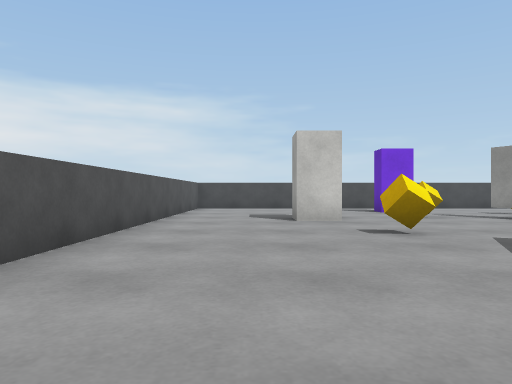
view 1 (above)

18 first-person views from a walk through a Unity game level. The camera is 0.64 m above the floor, looks level and sees 70° across. The floor is counted in squares, 1 m on a side. Each view is taken from the middle of a square. On the plan, view 1 faces up. The plan holds only what a view shows up to about 10 squares ahead; the rest is blank. The player character is not drawn. Surface patterns are stand-ins for the level's own textures.

view 2
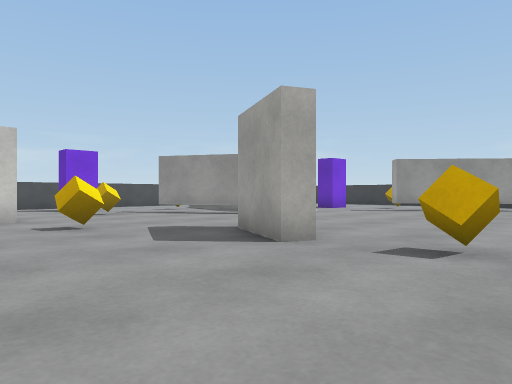

view 3
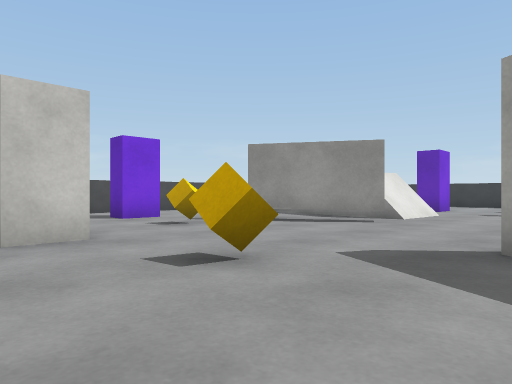

view 4
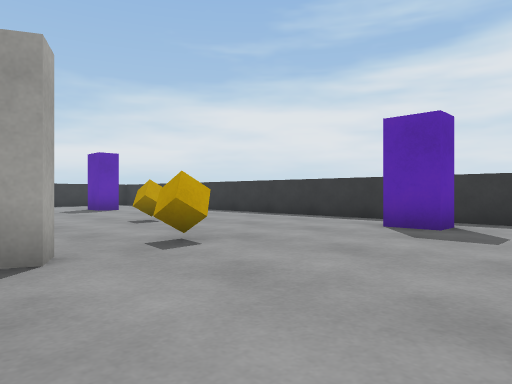

view 5
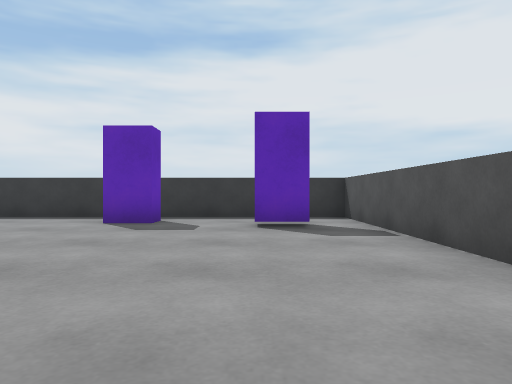

view 6
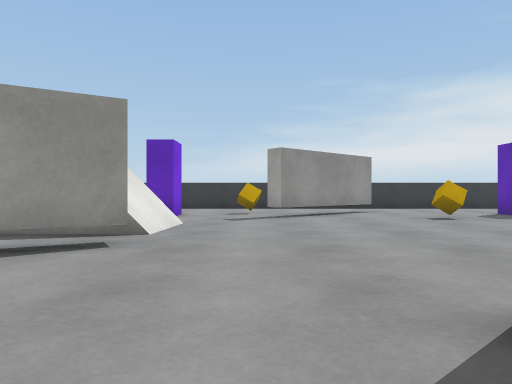

view 7
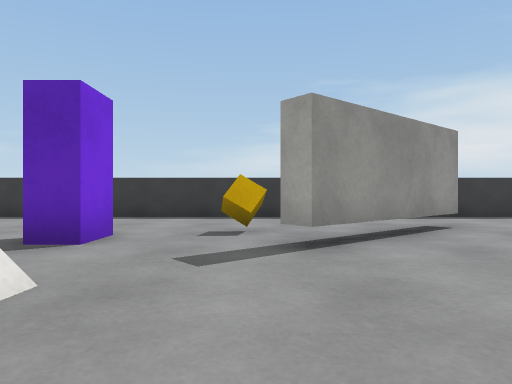

view 8
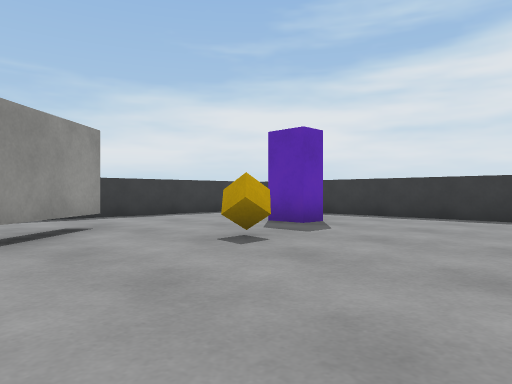

view 9
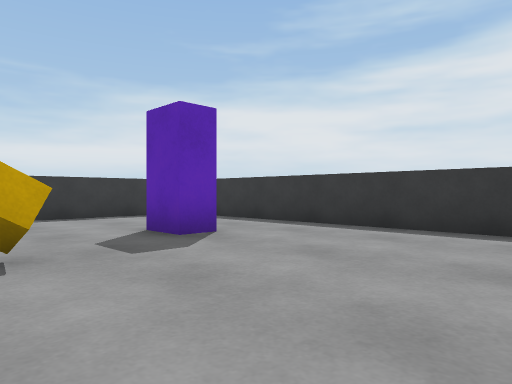

view 10
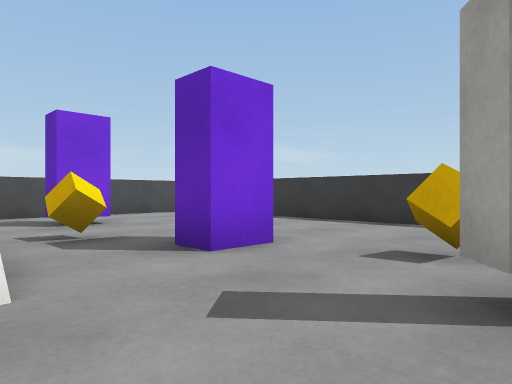

view 11
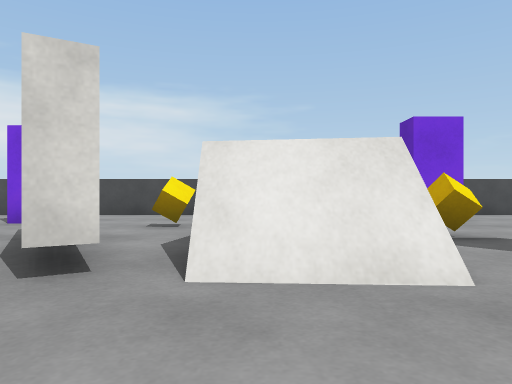

view 12
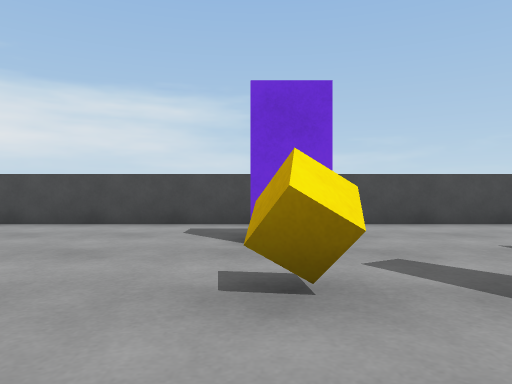

view 13
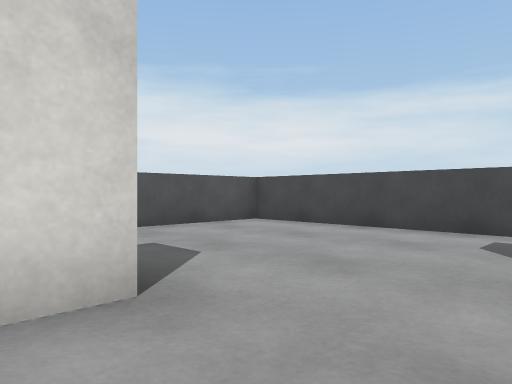

view 14
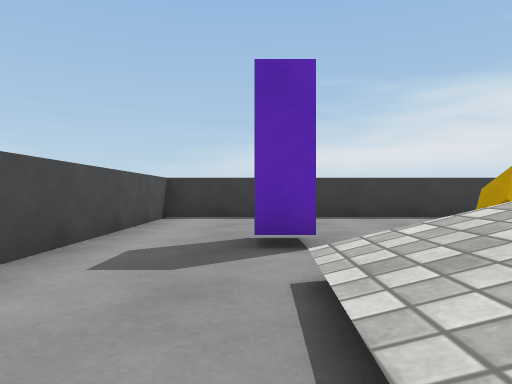

view 15
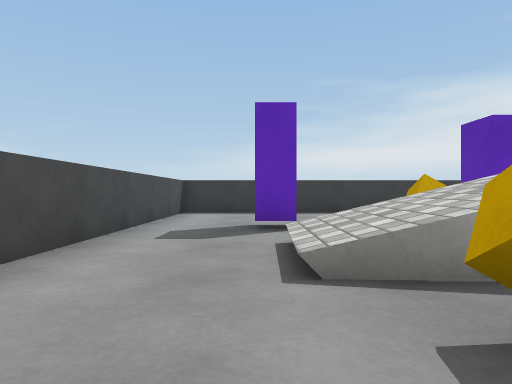

view 16
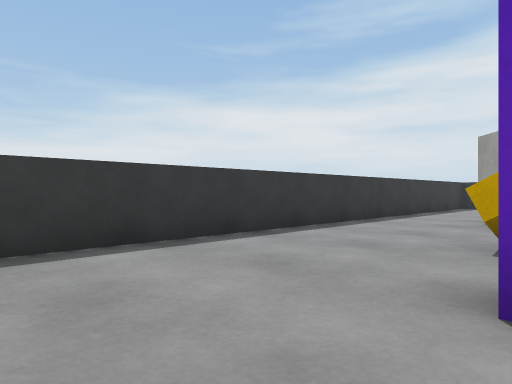

view 17
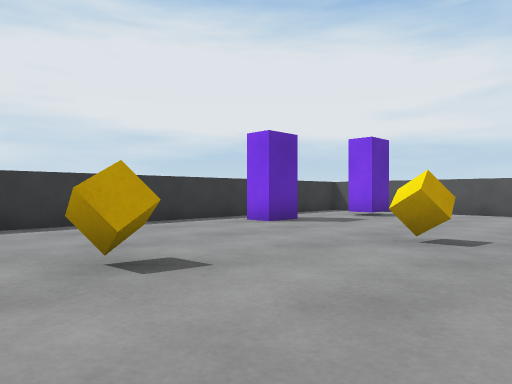

view 18
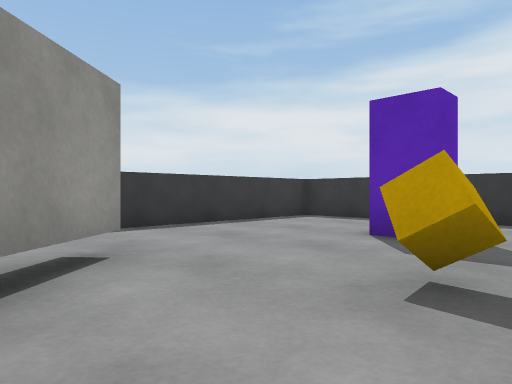

### Floor plan
Key: @ floor where view 1 was taken; # wall or solid block; x gap in a wall; . floor; / step, stairs or slope; B block; C cube; T thing the floor can be seen under or through.
Columns run from 2 left of view 1 to 18 right of it. Each row starts with its distance up from view 1.
 14 #####################
 13 #...................#
 12 #.....BB......BB....#
 11 #........C.//.......#
 10 #..........//.......#
  9 #..BB.C.T.. /.C.....#
  8 #..BB...TT.//..B....#
  7 #........Tx##..B....#
  6 #...C...............#
  5 #...............C...#
  4 #..............T....#
  3 #.....#........TT...#
  2 #.....#.........TT..#
  1 #...................#
  0 #.@...C.......C.....#
 -1 #.........C.........#
 -2 #..............B....#
 -3 #BB............B....#
 -4 #...BB..............#
 -5 #...................#
 -6 #####################

Where each view was taken, in squares from view 1:
view 1: 0 up, 0 right, facing up
view 2: 1 down, 0 right, facing up-right
view 3: 3 up, 0 right, facing up-right
view 4: 3 up, 0 right, facing down-right
view 5: 4 up, 0 right, facing down
view 6: 5 up, 3 right, facing right
view 7: 5 up, 8 right, facing right
view 8: 4 up, 8 right, facing down-right
view 9: 1 up, 8 right, facing down-right
view 10: 4 up, 10 right, facing up-right
view 11: 4 up, 9 right, facing up
view 12: 7 up, 4 right, facing up
view 13: 8 up, 4 right, facing up-left
view 14: 12 up, 8 right, facing right
view 15: 12 up, 6 right, facing right
view 16: 10 up, 13 right, facing down-right
view 17: 2 up, 9 right, facing down-left
view 18: 3 up, 11 right, facing down-right
